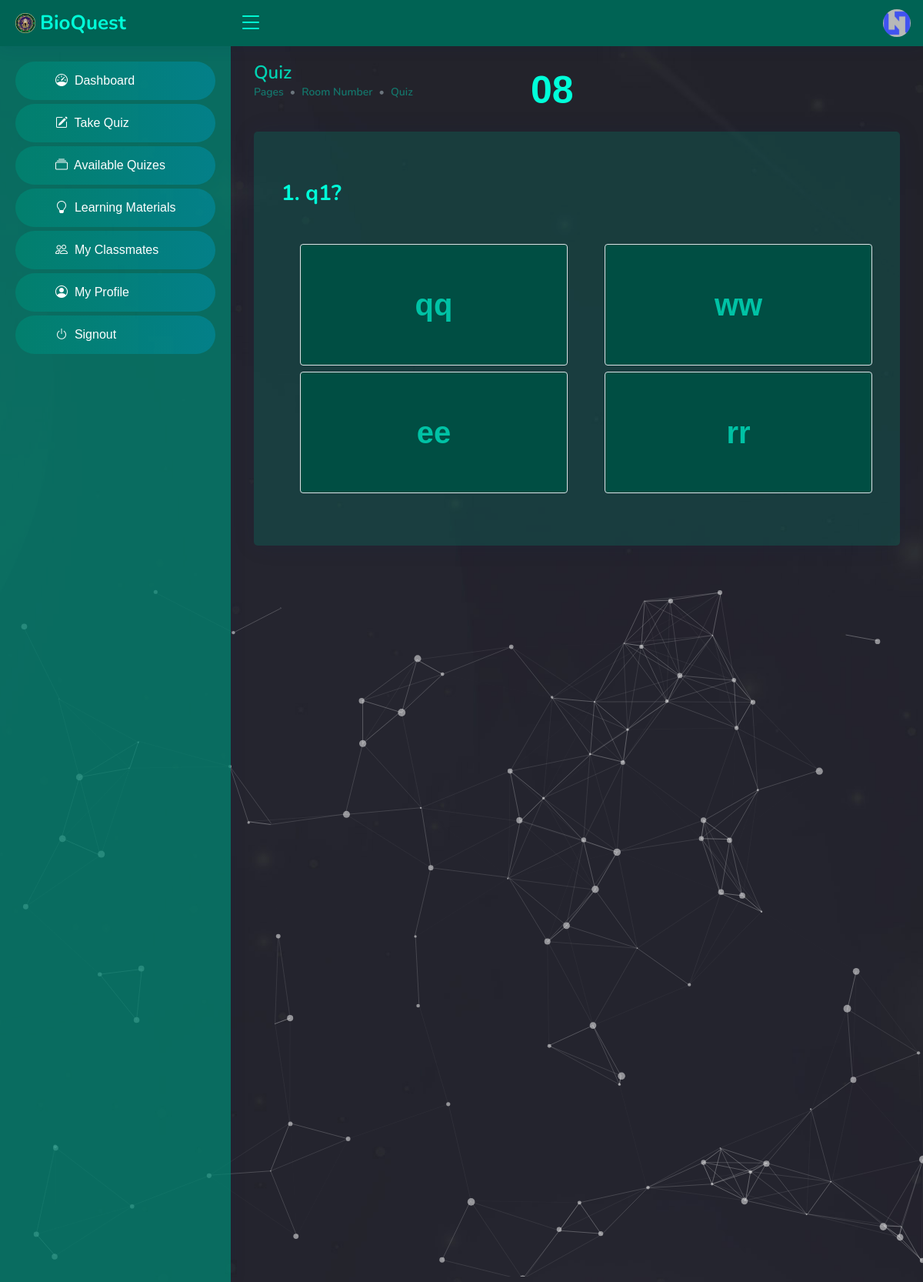
The page /student/quiz.php?room_number=111 (signed in) on the database its author committed.
### tables this page shows
CREATE TABLE IF NOT EXISTS `tbl_student` (
  `id` int NOT NULL AUTO_INCREMENT,
  `email` varchar(50) NOT NULL,
  `student_id` varchar(50) NOT NULL,
  `password` varchar(50) NOT NULL,
  `firstname` varchar(50) NOT NULL,
  `middlename` varchar(50) NOT NULL,
  `lastname` varchar(50) NOT NULL,
  `year_level` int NOT NULL,
  `section` int NOT NULL,
  `img_url` varchar(50) NOT NULL,
  `created_at` varchar(50) NOT NULL,
  PRIMARY KEY (`id`),
  KEY `year_level` (`year_level`),
  KEY `section` (`section`),
  KEY `section_2` (`section`)
);

CREATE TABLE IF NOT EXISTS `tbl_quiz` (
  `id` int NOT NULL AUTO_INCREMENT,
  `year_level` int NOT NULL,
  `section_id` int NOT NULL,
  `room_number` int NOT NULL,
  `direction` text NOT NULL,
  `item_number` int NOT NULL,
  `question` text NOT NULL,
  `choice1` text NOT NULL,
  `choice2` text NOT NULL,
  `choice3` text NOT NULL,
  `choice4` text NOT NULL,
  `correct_answer` text NOT NULL,
  `teacher_id` int NOT NULL,
  `created_at` varchar(50) NOT NULL,
  `updated_at` varchar(50) NOT NULL,
  PRIMARY KEY (`id`)
);

### student/quiz.php (the view, shortened to what this page needs)
<?php
include('../database-connection.php');
if (isset($_SESSION['id'])) {
    $room_number =  $_GET['room_number'];
?>
    <!DOCTYPE html>
    <html lang="en">
    <head>
        <?php include '../other-includes/head.php' ?>
    </head>
    <body>
        <?php include 'top-nav.php' ?>
        <?php include 'side-nav.php' ?>
        <div id="start">
            <div id="particles-js">
                <main id="main" class="main">
                    <div class="row">
                        <div class="pagetitle col-lg-5">
                            <h1>Quiz</h1>
                            <nav style="--bs-breadcrumb-divider: '•';">
                                <ol class="breadcrumb">
                                    <li class="breadcrumb-item">Pages</li>
                                    <li class="breadcrumb-item">Room Number</li>
                                    <li class="breadcrumb-item">Quiz</li>
                                </ol>
                            </nav>
                        </div>
                        <div class="col-lg-2">
                            <p class="text-center" id="timer" style="font-weight: bolder; font-size: 50px; display: none;">10</p>
                        </div>
                    </div>
                    <section class="section dashboard">
                        <div class="row">
                            <div class="col-lg-12">
                                <div class="card">
                                    <div class="card-body">
                                        <?php
                                        $stmt = $conn->prepare(' SELECT
                                        room_number,
                                        direction,
                                        item_number,
                                        question,
                                        choice1,
                                        choice2,
                                        choice3,
                                        choice4,
                                        correct_answer
                                        FROM tbl_quiz WHERE room_number = ? ');
                                        $stmt->bind_param('i', $room_number);
                                        $stmt->execute();
                                        $result = $stmt->get_result();
                                        if ($result->num_rows > 0) {
                                            while ($rows = $result->fetch_assoc()) {
                                                $room_number = $rows["room_number"];
                                            }
                                        }
                                        ?>
                                        <form action="quiz-check.php?id=<?php echo $room_number ?>" method="POST" class="p-3" id="quizForm">
                                            <?php
                                            $stmt = $conn->prepare(' SELECT * FROM tbl_quiz WHERE room_number = ? ORDER BY id ASC ');
                                            $stmt->bind_param('i', $room_number);
                                            $stmt->execute();
                                            $result = $stmt->get_result();
                                            $questions = [];
                                            while ($row = $result->fetch_assoc()) {
                                                $questions[] = $row;
                                            }
                                            foreach ($questions as $question) {
                                                $item_number = $question['item_number'];
                                                $choices = [$question['choice1'], $question['choice2'], $question['choice3'], $question['choice4']];
                                                echo '
                                                    <div id="question_' . $item_number . '" style="display: none;">
                                                        <h3 class="fw-bold my-5">' . $item_number . ". " . $question['question'] . '</h3>
                                                        <fieldset class="row mb-4 mt-3">
                                                            <div class="col-lg-6">
                                                                <div class="form-check mb-2">
                                                                    <input class="form-check-input" type="radio" name="answers[' . $item_number . ']" id="choice1_' . $item_number . '" value="' . $choices[0] . '" required>
                                                                    <label class="form-check-label border fw-bold fs-1 p-5 w-100 text-center" for="choice1_' . $item_number . '">
                                                                        ' . $choices[0] . '
                                                                    </label>
                                                                </div>
                                                            </div>
                                                            <div class="col-lg-6">
                                                                <div class="form-check mb-2">
                                                                    <input class="form-check-input" type="radio" name="answers[' . $item_number . ']" id="choice2_' . $item_number . '" value="' . $choices[1] . '" required>
                                                                    <label class="form-check-label border fw-bold fs-1 p-5 w-100 text-center" for="choice2_' . $item_number . '">
                                                                        ' . $choices[1] . '
                                                                    </label>
                                                                </div>
                                                            </div>
                                                            <div class="col-lg-6">
                                                                <div class="form-check mb-2">
                                                                    <input class="form-check-input" type="radio" name="answers[' . $item_number . ']" id="choice3_' . $item_number . '" value="' . $choices[2] . '" required>
                                                                    <label class="form-check-label border fw-bold fs-1 p-5 w-100 text-center" for="choice3_' . $item_number . '">
                                                                        ' . $choices[2] . '
                                                                    </label>
                                                                </div>
                                                            </div>
                                                            <div class="col-lg-6">
                                                                <div class="form-check mb-2">
                                                                    <input class="form-check-input" type="radio" name="answers[' . $item_number . ']" id="choice4_' . $item_number . '" value="' . $choices[3] . '" required>
                                                                    <label class="form-check-label border fw-bold fs-1 p-5 w-100 text-center" for="choice4_' . $item_number . '">
                                                                        ' . $choices[3] . '
                                                                    </label>
                                                                </div>
                                                            </div>
                                                        </fieldset>
                                                    </div>
                                                ';
                                            }
                                            ?>
                                        </form>
                                    </div>
                                </div>
                            </div>
                        </div>
                    </section>
                </main>
            </div>
        </div>
    </body>
    </html>
<?php
} else {
    header("Location: ../index.php");
}

### student/top-nav.php (shortened to what this page needs)
<?php
include '../database-connection.php';
$stmt = $conn->prepare(' SELECT * FROM tbl_student WHERE id = ? ');
$stmt->bind_param('i', $_SESSION['id']);
$stmt->execute();
$result = $stmt->get_result();
$row = $result->fetch_assoc();
$img_url = $row['img_url'];
?>
<header id="header" class="header fixed-top d-flex align-items-center">
    <div class="d-flex align-items-center justify-content-between">
        <a href="student-dashboard.php" class="logo d-flex align-items-center">
            <img src="../assets/img/logo.png" alt="">
            <span class="d-none d-lg-block">BioQuest</span>
        </a>
        <i class="bi bi-list toggle-sidebar-btn"></i>
    </div>
    <nav class="header-nav ms-auto">
        <ul class="d-flex align-items-center">
            <li class="nav-item dropdown pe-3">
                <a class="nav-link nav-profile d-flex align-items-center pe-0" href="#" data-bs-toggle="dropdown">
                    <img src="../assets/img/profiles/<?php echo $img_url ?>" alt="Profile" class="rounded-circle">
                </a>
            </li>
        </ul>
    </nav>
</header>

### student/assets/css/style.css (style rules this page uses)
:root { --primary-color: #00c2a5; --secondary-color: #004b40; scroll-behavior: smooth; }
body { color: #444444; margin: 0; font-family: 'Source Sans Pro', sans-serif; background: #000; }
a { color: #4154f1; text-decoration: none; }
h1, h2, h3, h4, h5, h6 { font-family: "Nunito", sans-serif; }
#main { margin-top: 60px; padding: 20px 30px; transition: all 0.3s; }
.pagetitle { margin-bottom: 10px; }
.pagetitle h1 { font-size: 24px; margin-bottom: 0; font-weight: 600; color: #00d3b3; }
.card { margin-bottom: 30px; border: none; border-radius: 5px; box-shadow: 0px 0 30px rgba(1, 41, 112, 0.1); background-color: #007b684c; }
.card-body { padding: 0 20px 20px 20px; }
.breadcrumb { font-size: 14px; font-family: "Nunito", sans-serif; color: #899bbd; font-weight: 600; }
.breadcrumb .breadcrumb-item { color: #00debd72; }
.logo { line-height: 1; }
@media (min-width: 1200px) { .logo { width: 280px; } }
.logo img { max-height: 26px; margin-right: 6px; }
.logo span { font-size: 26px; font-weight: 700; color: #00ffd9; font-family: "Nunito", sans-serif; }
.header { transition: all 0.5s; z-index: 997; height: 60px; box-shadow: 0px 2px 20px rgba(1, 41, 112, 0.1); background-color: #008672bd; padding-left: 20px; }
.header .toggle-sidebar-btn { font-size: 32px; padding-left: 10px; cursor: pointer; color: #00ffd9; }
.header-nav ul { list-style: none; }
.header-nav>ul { margin: 0; padding: 0; }
.header-nav .nav-profile { color: #00ffd9; }
.header-nav .nav-profile img { max-height: 36px; }
@media (min-width: 1200px) { #main, #footer { margin-left: 300px; } }
.dashboard p, .dashboard h2, .dashboard h3, table th, table td, #timer { color: #00ffd9; }
.dashboard fieldset label { background-color: #004e43; }
#start { background: url(../images/bg1.jpg) no-repeat; background-size: cover; -webkit-background-size: cover; -moz-background-size: cover; -o-background-size: cover; -ms-background-size: cover; background-attachment: fixed; position: relative; }
#particles-js { width: 100%; background-image: url('../../images/bg1.jpg'); background-size: cover; background-position: 50% 50%; background-repeat: no-repeat; }
form input::placeholder, form label, form input { color: #00c2a5 !important; }

### student/quiz.php (style rules this page uses)
fieldset input[type="radio"]+label { display: inline-block; padding: 8px 16px; border: 1px solid #ccc; border-radius: 4px; cursor: pointer; }

### rows shown on the page
tbl_student: img_url (placeholder picture)
tbl_quiz: item_number "1", question "q1?", choices "qq", choices "ww", choices "ee", choices "rr"
